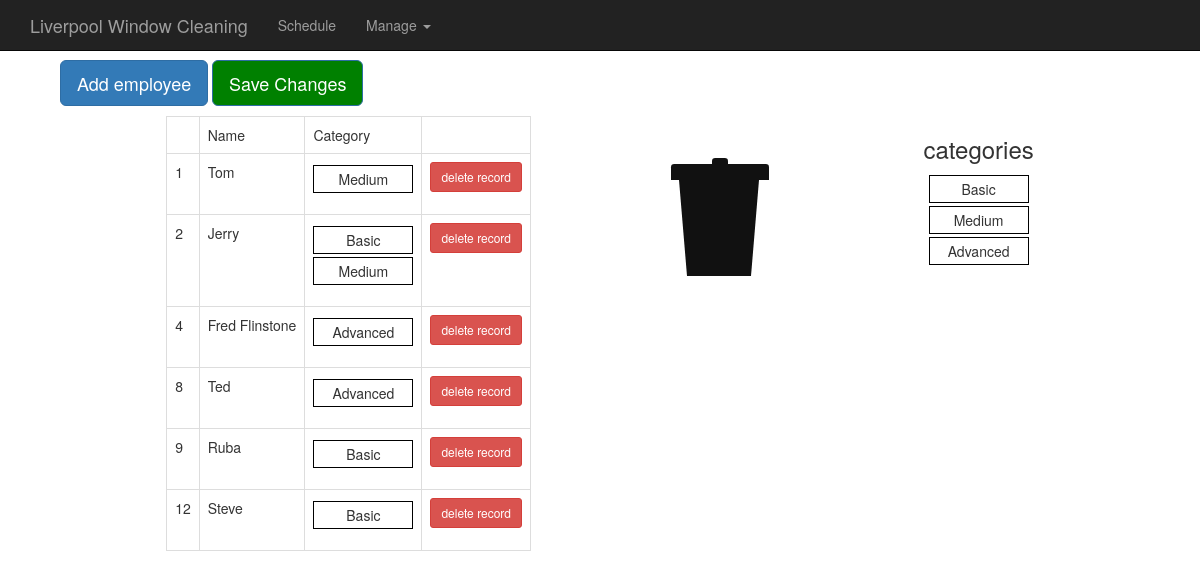
The page /employees on the database as committed earlier.
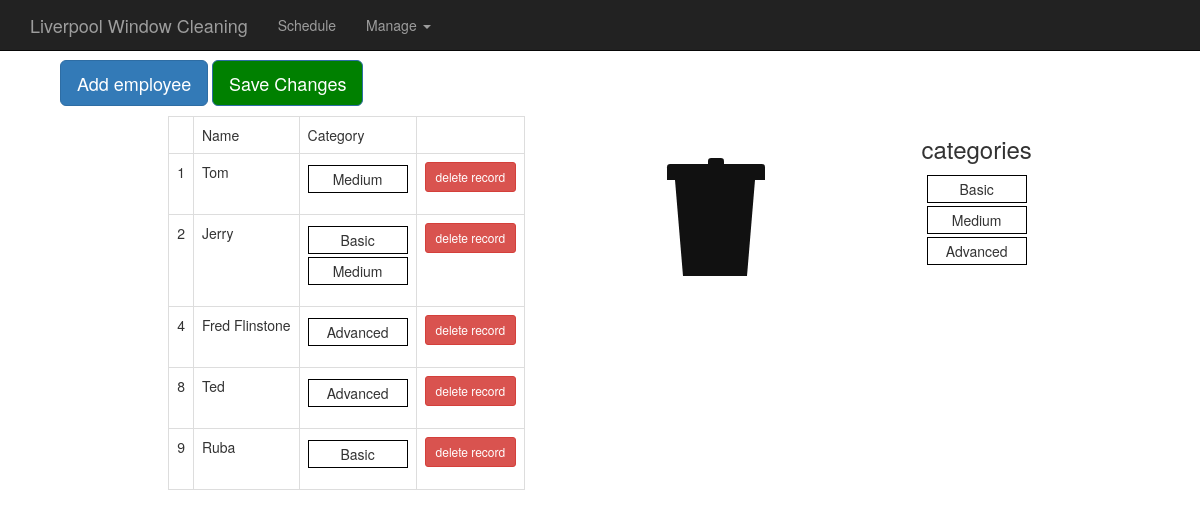
The same page on the database as committed later.
### daily/models.py (models this page shows, shortened)
class Employee(models.Model):
  name = models.CharField(max_length=100)
  category = models.ManyToManyField(Category)

class Category(models.Model):
  name = models.CharField(max_length=100)

### daily/views.py (the view)
# urls.py: url(r'^employees', views.manage_employees, name="employees"),
def manage_employees(request):
  employees = Employee.objects.all()
  categories = Category.objects.all()
  context = {'employees': employees, 'cats': categories}
  return render(request, 'daily/employees.html', context)

### daily/templates/daily/employees.html (shortened to what this page needs)
{% extends 'daily/base.html' %}
{% load static %}
{% block content %}
        <div id="form-fields">
          <button type="button" class="btn btn-primary btn-lg"
            id="new-emp-button" onclick="addEmployee()">Add employee</button>
          <button type="button" class="btn btn-primary btn-lg"
            id="save-button" onclick="updateEmployees()">Save Changes</button>
        </div>
        <div class="h-box">
          <table class="table table-bordered" id="daily-table">
            <tbody>
              <tr>
                <td> </td>
                <td>Name</td>
                <td>Category</td>
                <td></td>
              </tr>
              {% for emp in employees.all %}
              <tr class="emp" id={{ emp.id }}>
                <td>{{ emp.id }}</td>
                <td class="emp-name-td">{{ emp.name }}</td>
                <td>
                  <ol class='sortable_with_drop cat_list'>
                    {% for cat in emp.category.all %}
                    <li class="flex-li cat">{{ cat.name }}</li>
                      {% endfor %}
                  </ol>
                </td>
                <td>
                  <button type="button" class="btn btn-sm btn-danger
                    delete">delete record</button>
                </td>
              </tr>
              {% endfor %}
            </tbody>
          </table>
          <ol class='trash category_trash'>
            <li>
                <div class="lid"></div>
                <div class="lidcap"></div>
                <div class="bin"></div>
                </li>
              </ol>
          <div class="v-box" id="sources">
            <div class="cats-list">
            <h3>categories</h3>
            <ol class='sortable_with_no_drop' id="cats-source">
              {% for cat in cats.all %}
              <li class="flex-li category">{{ cat.name }}</li>
              {% endfor %}
            </ol>
          </div>
          </div>
        </div>
      </body>
      {% endblock %}

Rows that differ between the two databases and show on the page:
removed Employee: id "12", name "Steve", Category (name "Basic")
